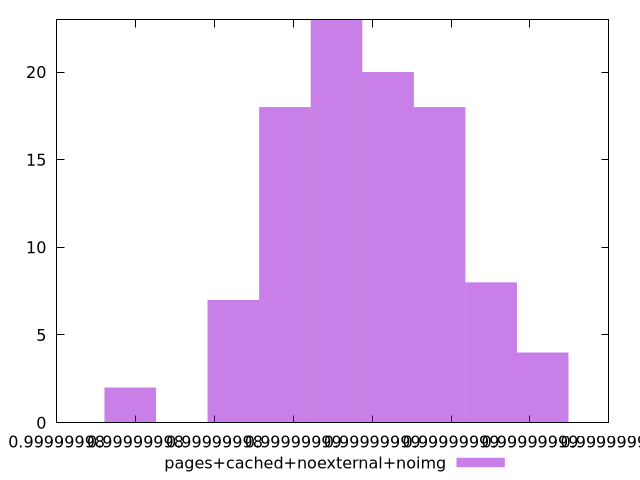

gnuplot code for this plot:
$_pagesCachedNoexternalNoimg <<EOF
0.9999999897084386 18
0.9999999910154025 8
0.999999987094511 23
0.9999999884014749 20
0.9999999818666558 2
0.9999999857875472 18
0.9999999844805834 7
0.9999999923223662 4
EOF
set key outside below
set terminal pngcairo
set output "report_00005_2020-11-02T22-26-11.212Z/bootup-time/pages+cached+noexternal+noimg//hist.png"
set yrange [0:23]
set boxwidth 1.3069638069847007e-9
set style fill transparent solid 0.5 noborder
plot $_pagesCachedNoexternalNoimg title "pages+cached+noexternal+noimg" with boxes ,
